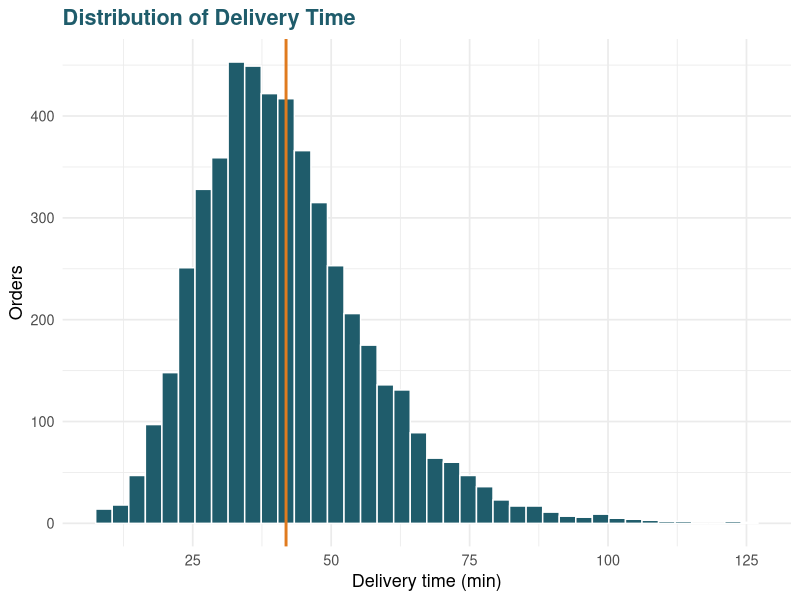
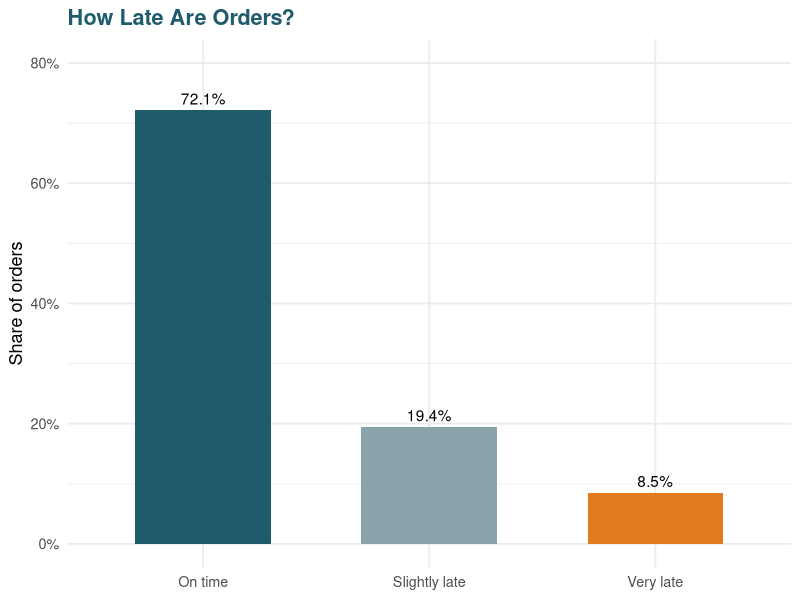
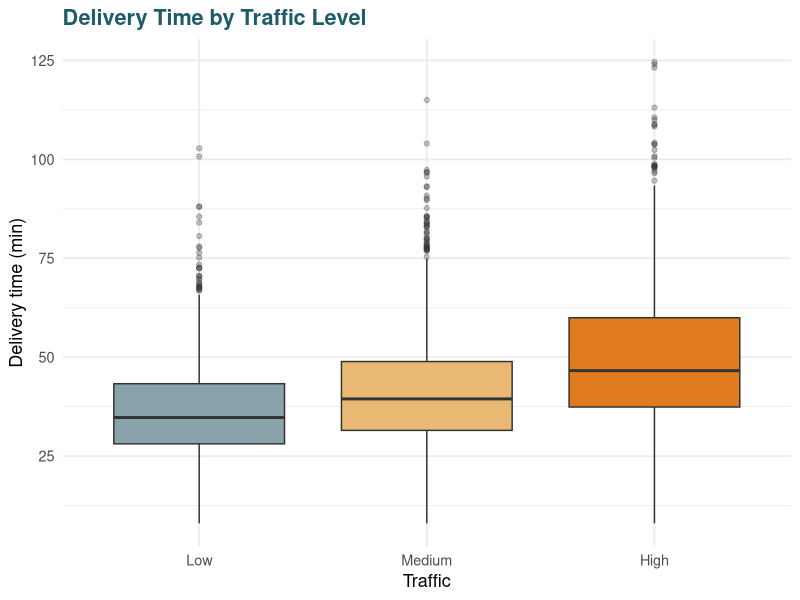
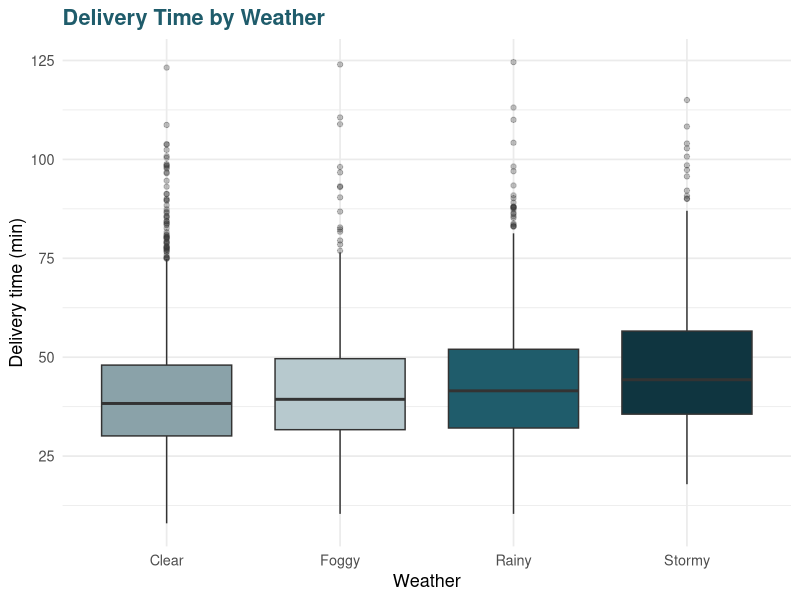
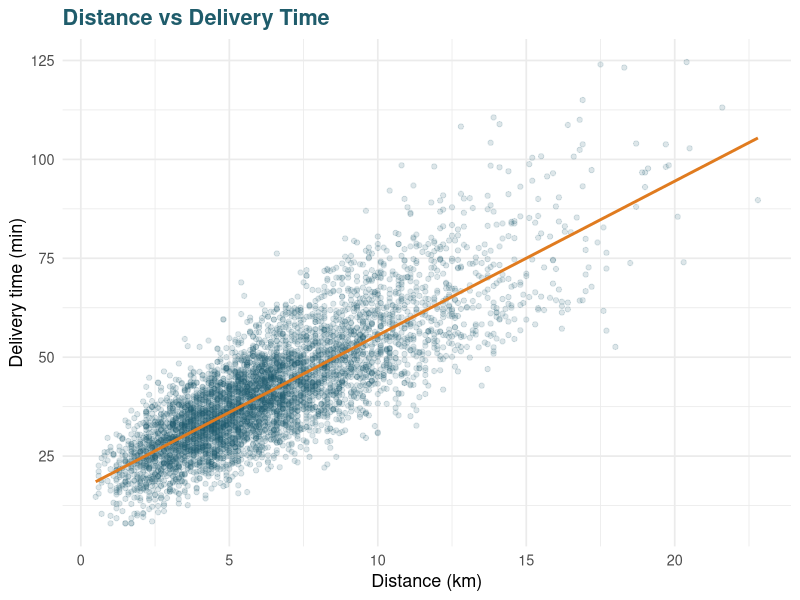
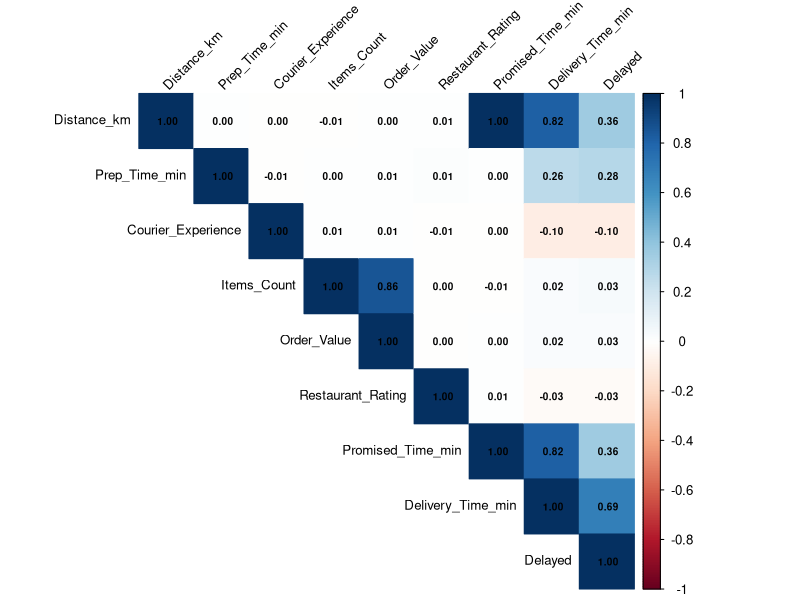
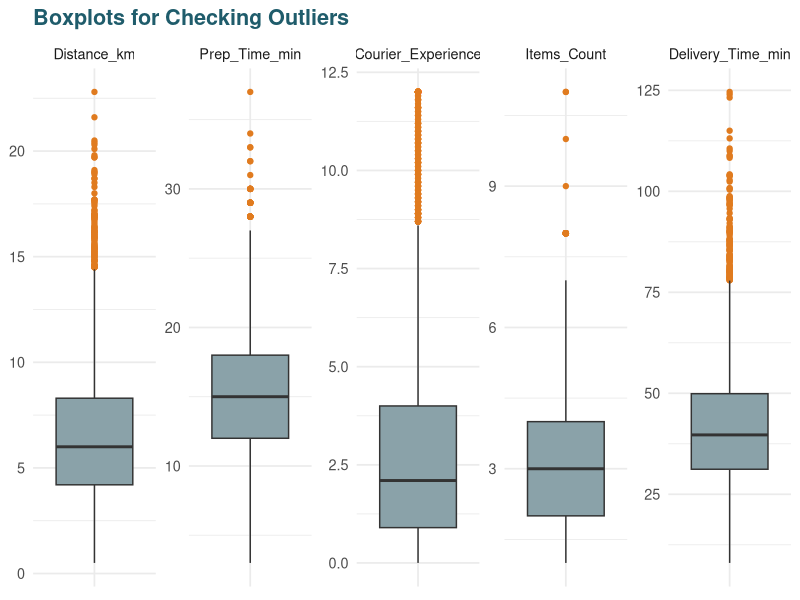
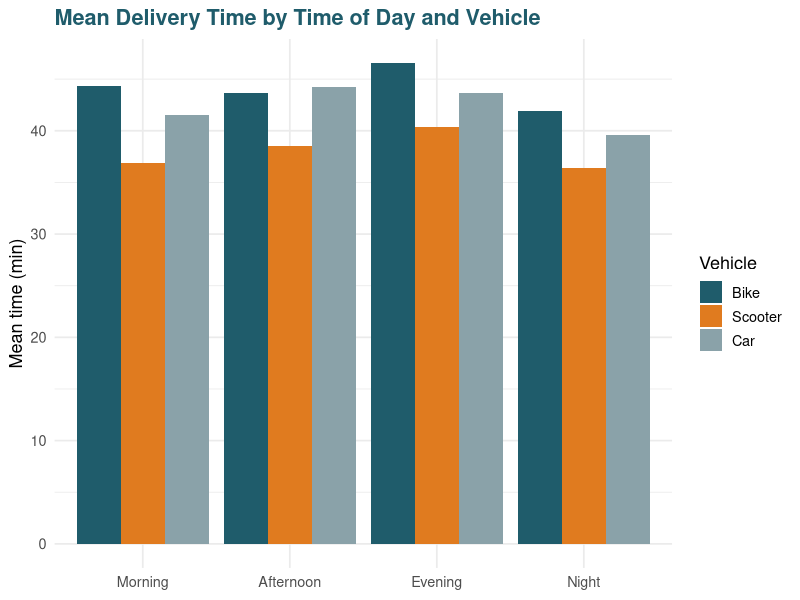

Recreate these plots in R, in order.
# ==============================================================================
# 02_food_delivery_analysis.R
# Food Delivery Time Analysis and Delay Prediction Using R
# Author : Pandiyamoorthy S  |  Course: 23CAP317 - R Programming (MCA, II/III/A)
#
# Run order:  Rscript 01_generate_dataset.R   ->   Rscript 02_food_delivery_analysis.R
# Outputs  :  plots/*.png , results/*.csv , results/*.rds
#
# Stages
#   1  Data structures & dataset overview          (Q1)
#   2  Control structures, functions, lists, data frames   (Q2)
#   3  Data cleaning & visualisation
#   4  Statistical problems / hypothesis tests     (Q3)
#   5  Data splitting
#   6  Regression models: LM, multiple LM, decision tree, random forest, logistic (Q4)
#   7  Model comparison, prediction on new orders  (Q5)
# ==============================================================================

suppressPackageStartupMessages({
  library(ggplot2); library(dplyr); library(corrplot)
  library(caret);   library(ranger); library(rpart); library(reshape2)
})
set.seed(2026)
dir.create("plots",   showWarnings = FALSE)
dir.create("results", showWarnings = FALSE)

# Project colour palette (used in every plot)
col_teal <- "#1F5C6B"; col_orange <- "#E07B1F"; col_grey <- "#8AA2A9"
theme_set(theme_minimal(base_size = 13) +
          theme(plot.title = element_text(face = "bold", colour = col_teal)))
save_plot <- function(p, name, w = 7, h = 4.5)
  ggsave(file.path("plots", name), p, width = w, height = h, dpi = 150, bg = "white")

section <- function(txt) cat("\n### ", txt, "\n", sep = "")

# ==============================================================================
# STAGE 1 : DATA STRUCTURES AND DATASET OVERVIEW  (Q1)
# ==============================================================================
section("STAGE1_DATA_STRUCTURES")
# The five core R data structures, each shown with a food-delivery example
vec  <- c(Bike = 3.0, Scooter = 2.4, Car = 2.8)                      # atomic vector
mat  <- matrix(c(1.00, 1.25, 1.60, 1.00, 1.15, 1.35), nrow = 3,
               dimnames = list(c("Low", "Medium", "High"), c("Clear", "Rainy")))  # matrix
arr  <- array(1:24, dim = c(3, 4, 2))                                # array
fac  <- factor(c("Low", "High", "Medium", "Low"),
               levels = c("Low", "Medium", "High"), ordered = TRUE)  # (ordered) factor
lst  <- list(restaurant = "Spice Hub", rating = 4.3, items = c("Biryani", "Raita"))  # list
cat("Vector  (minutes per km by vehicle):\n");  print(vec)
cat("\nMatrix  (traffic x weather multiplier):\n"); print(mat)
cat("\nArray dimensions:", dim(arr), "\n")
cat("\nOrdered factor:\n"); print(fac)
cat("\nList structure:\n"); str(lst)

section("STAGE1_LOAD_DATASET")
food_raw <- read.csv("food_delivery_raw.csv", na.strings = c("", "NA"),
                     stringsAsFactors = FALSE)       # data frame
print(head(food_raw))
cat("\nDimensions:", dim(food_raw), "\n")
cat("\nColumn names:\n"); print(names(food_raw))
cat("\n"); str(food_raw)
cat("\n"); print(summary(food_raw))

# ==============================================================================
# STAGE 2 : CONTROL STRUCTURES, FUNCTIONS, LISTS, DATA FRAMES  (Q2)
# ==============================================================================
section("STAGE2_CONTROL_STRUCTURES")

# ---- user-defined functions --------------------------------------------------
rmse <- function(actual, predicted) sqrt(mean((actual - predicted)^2))
mae  <- function(actual, predicted) mean(abs(actual - predicted))
r2   <- function(actual, predicted) 1 - sum((actual - predicted)^2) /
                                         sum((actual - mean(actual))^2)
get_mode <- function(x) { x <- x[!is.na(x)]; names(sort(table(x), decreasing = TRUE))[1] }

# function with if / else if / else  -> delay category from minutes late
delay_category <- function(minutes_late) {
  if (is.na(minutes_late))      "Unknown"
  else if (minutes_late <= 0)   "On time"
  else if (minutes_late <= 10)  "Slightly late"
  else                          "Very late"
}

# ---- for loop + switch: summarise each vehicle type --------------------------
valid <- food_raw[food_raw$Delivery_Time_min > 0 & food_raw$Delivery_Time_min < 150, ]
for (v in c("Bike", "Scooter", "Car")) {
  note <- switch(v,
                 Bike    = "cheap, slower, affected most by traffic",
                 Scooter = "fastest in city traffic",
                 Car     = "good for bad weather, slow to park")
  cat(sprintf("%-8s mean delivery = %5.1f min | %s\n", v,
              mean(valid$Delivery_Time_min[valid$Vehicle == v]), note))
}

# ---- while loop: how many extra km before the average delivery passes 60 min? -
dist <- mean(valid$Distance_km); est <- mean(valid$Delivery_Time_min)
while (est < 60) { dist <- dist + 0.5; est <- est + 0.5 * 2.6 * 1.25 }
cat(sprintf("\nwhile-loop estimate: average order would need ~%.1f km to take 60 min\n", dist))

# ---- repeat loop with break: simulate courier shifts until 30 delays ---------
delays <- 0; orders_checked <- 0
repeat {
  orders_checked <- orders_checked + 1
  delays <- delays + valid$Delayed[orders_checked]
  if (delays >= 30) break
}
cat("repeat-loop: needed", orders_checked, "orders to see 30 delays\n")

# ---- apply family ------------------------------------------------------------
num_cols <- c("Distance_km", "Prep_Time_min", "Courier_Experience",
              "Items_Count", "Order_Value", "Restaurant_Rating", "Delivery_Time_min")
cat("\nsapply  - column means:\n");  print(round(sapply(valid[num_cols], mean, na.rm = TRUE), 2))
cat("\nlapply  - first two column ranges:\n"); print(lapply(valid[num_cols[1:2]], range))
cat("\ntapply  - mean delivery time by traffic:\n"); print(round(tapply(valid$Delivery_Time_min, valid$Traffic, mean), 2))
cat("\nsapply + user function - delay category counts for the first 200 orders:\n")
print(table(sapply(valid$Delivery_Time_min[1:200] - valid$Promised_Time_min[1:200], delay_category)))

# ---- list: a "model report card" that holds mixed objects --------------------
report_card <- list(
  project   = "Food Delivery Time Analysis",
  n_orders  = nrow(valid),
  vehicles  = unique(valid$Vehicle),
  averages  = sapply(valid[c("Distance_km", "Delivery_Time_min")], mean),
  func_used = c("rmse", "mae", "r2", "get_mode", "delay_category")
)
cat("\nList of mixed objects:\n"); str(report_card)

# ---- data-frame operations (dplyr) -------------------------------------------
cat("\nData-frame manipulation - top 5 slowest weather/traffic combinations:\n")
combo <- valid %>% filter(!is.na(Weather)) %>%
  group_by(Weather, Traffic) %>%
  summarise(orders = n(), mean_time = round(mean(Delivery_Time_min), 1),
            delay_rate = round(mean(Delayed), 3), .groups = "drop") %>%
  arrange(desc(mean_time)) %>% head(5)
print(as.data.frame(combo))

# ==============================================================================
# STAGE 3 : DATA CLEANING AND VISUALISATION
# ==============================================================================
section("STAGE3_CLEANING")
food <- food_raw
cat("Missing values per column:\n"); print(colSums(is.na(food)))
cat("\nDuplicate rows:", sum(duplicated(food)), "\n")
food <- food[!duplicated(food), ]
cat("Rows after removing duplicates:", nrow(food), "\n")

# validity rule: delivery between 5 and 150 minutes, distance <= 40 km
invalid <- food$Delivery_Time_min < 5 | food$Delivery_Time_min > 150 | food$Distance_km > 40
cat("Rows with impossible delivery time / distance:", sum(invalid), "\n")
food <- food[!invalid, ]

# impute: median for numeric, mode for categorical
food$Courier_Experience[is.na(food$Courier_Experience)] <- median(food$Courier_Experience, na.rm = TRUE)
food$Restaurant_Rating[is.na(food$Restaurant_Rating)]   <- median(food$Restaurant_Rating,   na.rm = TRUE)
food$Weather[is.na(food$Weather)]                       <- get_mode(food$Weather)
cat("Missing values left:", sum(is.na(food)), "\n")

# convert categoricals to factors, create features
food$Traffic     <- factor(food$Traffic,     levels = c("Low", "Medium", "High"))
food$Weather     <- factor(food$Weather,     levels = c("Clear", "Foggy", "Rainy", "Stormy"))
food$Time_of_Day <- factor(food$Time_of_Day, levels = c("Morning", "Afternoon", "Evening", "Night"))
food$Vehicle     <- factor(food$Vehicle,     levels = c("Bike", "Scooter", "Car"))
food$Is_Peak     <- factor(ifelse(food$Time_of_Day %in% c("Afternoon", "Evening"), "Peak", "Off-peak"))
food$Minutes_Late <- food$Delivery_Time_min - food$Promised_Time_min
food$Delay_Category <- factor(sapply(food$Minutes_Late, delay_category),
                              levels = c("On time", "Slightly late", "Very late"))
cat("\nClean dataset:", nrow(food), "rows x", ncol(food), "columns\n")
cat("\nDelay category counts:\n"); print(table(food$Delay_Category))
cat("\nDelayed share:", round(mean(food$Delayed), 3), "\n")
write.csv(food, "food_delivery_clean.csv", row.names = FALSE)

section("STAGE3_VISUALISATION")
# 1 distribution of target
p1 <- ggplot(food, aes(Delivery_Time_min)) +
  geom_histogram(bins = 40, fill = col_teal, colour = "white") +
  geom_vline(xintercept = mean(food$Delivery_Time_min), colour = col_orange, linewidth = 1) +
  labs(title = "Distribution of Delivery Time", x = "Delivery time (min)", y = "Orders")
save_plot(p1, "01_delivery_time_hist.png")

# 2 delay share
p2 <- food %>% count(Delay_Category) %>% mutate(pct = n / sum(n)) %>%
  ggplot(aes(Delay_Category, pct, fill = Delay_Category)) +
  geom_col(width = 0.6, show.legend = FALSE) +
  geom_text(aes(label = scales::percent(pct, accuracy = 0.1)), vjust = -0.5) +
  scale_fill_manual(values = c(col_teal, col_grey, col_orange)) +
  scale_y_continuous(labels = scales::percent, limits = c(0, 0.8)) +
  labs(title = "How Late Are Orders?", x = NULL, y = "Share of orders")
save_plot(p2, "02_delay_categories.png")

# 3 traffic boxplot
p3 <- ggplot(food, aes(Traffic, Delivery_Time_min, fill = Traffic)) +
  geom_boxplot(show.legend = FALSE, outlier.alpha = 0.3) +
  scale_fill_manual(values = c(col_grey, "#E9B872", col_orange)) +
  labs(title = "Delivery Time by Traffic Level", y = "Delivery time (min)")
save_plot(p3, "03_time_by_traffic.png")

# 4 weather boxplot
p4 <- ggplot(food, aes(Weather, Delivery_Time_min, fill = Weather)) +
  geom_boxplot(show.legend = FALSE, outlier.alpha = 0.3) +
  scale_fill_manual(values = c(col_grey, "#B7C9CE", col_teal, "#0F3540")) +
  labs(title = "Delivery Time by Weather", y = "Delivery time (min)")
save_plot(p4, "04_time_by_weather.png")

# 5 distance scatter
p5 <- ggplot(food, aes(Distance_km, Delivery_Time_min)) +
  geom_point(alpha = 0.15, colour = col_teal) +
  geom_smooth(method = "lm", colour = col_orange, se = FALSE) +
  labs(title = "Distance vs Delivery Time", x = "Distance (km)", y = "Delivery time (min)")
save_plot(p5, "05_distance_scatter.png")

# 6 correlation matrix
num_vars <- food[, sapply(food, is.numeric) & !names(food) %in% c("Minutes_Late")]
cor_mat  <- cor(num_vars, use = "pairwise.complete.obs")
png("plots/06_correlation_matrix.png", width = 1100, height = 1000, res = 130, bg = "white")
corrplot(cor_mat, method = "color", type = "upper", tl.cex = 0.8, tl.col = "black",
         addCoef.col = "black", number.cex = 0.6, tl.srt = 45)
dev.off()
cat("Correlation of every numeric variable with Delivery_Time_min:\n")
print(round(sort(cor_mat[, "Delivery_Time_min"], decreasing = TRUE), 3))

# 7 outlier boxplots
long <- melt(food[, c("Distance_km", "Prep_Time_min", "Courier_Experience",
                      "Items_Count", "Delivery_Time_min")], id.vars = NULL)
p7 <- ggplot(long, aes(variable, value)) + geom_boxplot(fill = col_grey, outlier.colour = col_orange) +
  facet_wrap(~variable, scales = "free", nrow = 1) +
  labs(title = "Boxplots for Checking Outliers", x = NULL, y = NULL) +
  theme(axis.text.x = element_blank())
save_plot(p7, "07_outlier_boxplots.png", w = 9, h = 4)

# 8 time of day x vehicle
p8 <- food %>% group_by(Time_of_Day, Vehicle) %>% summarise(m = mean(Delivery_Time_min), .groups = "drop") %>%
  ggplot(aes(Time_of_Day, m, fill = Vehicle)) + geom_col(position = "dodge") +
  scale_fill_manual(values = c(col_teal, col_orange, col_grey)) +
  labs(title = "Mean Delivery Time by Time of Day and Vehicle", x = NULL, y = "Mean time (min)")
save_plot(p8, "08_time_of_day_vehicle.png")

# 9 delay rate by traffic & weather heat-map
p9 <- food %>% group_by(Traffic, Weather) %>% summarise(rate = mean(Delayed), .groups = "drop") %>%
  ggplot(aes(Weather, Traffic, fill = rate)) + geom_tile(colour = "white") +
  geom_text(aes(label = scales::percent(rate, accuracy = 1)), colour = "white", fontface = "bold") +
  scale_fill_gradient(low = col_grey, high = col_orange, labels = scales::percent) +
  labs(title = "Delay Rate by Traffic and Weather", fill = "Delay rate")
save_plot(p9, "09_delay_heatmap.png")

# ==============================================================================
# STAGE 4 : STATISTICAL PROBLEMS  (Q3)
# ==============================================================================
section("STAGE4_STATISTICS")
cat("--- 4.1 Descriptive statistics & skewness of Delivery_Time_min ---\n")
x <- food$Delivery_Time_min
skew <- mean((x - mean(x))^3) / sd(x)^3
cat(sprintf("n=%d mean=%.2f median=%.2f sd=%.2f skewness=%.3f\n", length(x), mean(x), median(x), sd(x), skew))
ci <- t.test(x)$conf.int
cat(sprintf("95%% CI for mean delivery time: [%.2f, %.2f]\n", ci[1], ci[2]))

cat("\n--- 4.2 Normality test (Shapiro-Wilk on random sample of 4000) ---\n")
print(shapiro.test(sample(x, 4000)))

cat("\n--- 4.3 Pearson correlation test: Distance vs Delivery time ---\n")
print(cor.test(food$Distance_km, food$Delivery_Time_min))

cat("\n--- 4.4 Two-sample t-test: Clear vs Rainy weather (Welch) ---\n")
print(t.test(Delivery_Time_min ~ Weather, data = droplevels(subset(food, Weather %in% c("Clear", "Rainy")))))

cat("\n--- 4.5 One-way ANOVA: Delivery time ~ Traffic ---\n")
aov_fit <- aov(Delivery_Time_min ~ Traffic, data = food)
print(summary(aov_fit))
cat("\nTukey HSD post-hoc:\n"); print(TukeyHSD(aov_fit))

cat("\n--- 4.6 Kruskal-Wallis (non-parametric): Delivery time ~ Vehicle ---\n")
print(kruskal.test(Delivery_Time_min ~ Vehicle, data = food))

cat("\n--- 4.7 Chi-square test of independence: Traffic vs Delayed ---\n")
tab <- table(food$Traffic, food$Delayed)
print(tab); print(chisq.test(tab))

cat("\n--- 4.8 Multicollinearity (VIF from auxiliary regressions) ---\n")
preds <- c("Distance_km", "Prep_Time_min", "Courier_Experience", "Items_Count", "Order_Value", "Restaurant_Rating")
vif <- sapply(preds, function(v) {
  f <- as.formula(paste(v, "~", paste(setdiff(preds, v), collapse = "+")))
  1 / (1 - summary(lm(f, data = food))$r.squared)
})
print(round(vif, 3))
cat("(VIF > 5 would signal a multicollinearity problem)\n")

# ==============================================================================
# STAGE 5 : DATA SPLITTING
# ==============================================================================
section("STAGE5_SPLIT")
features <- c("Distance_km", "Prep_Time_min", "Courier_Experience", "Items_Count",
              "Order_Value", "Restaurant_Rating", "Traffic", "Weather", "Time_of_Day", "Vehicle")
model_df <- food[, c(features, "Delivery_Time_min", "Delayed")]
idx   <- createDataPartition(model_df$Delivery_Time_min, p = 0.8, list = FALSE)
train <- model_df[idx, ];  test <- model_df[-idx, ]
cat("Train rows:", nrow(train), "| Test rows:", nrow(test), "\n")
cat("Delayed share  train:", round(mean(train$Delayed), 3), " test:", round(mean(test$Delayed), 3), "\n")

# regression data (no Delayed) and classification data (no Delivery_Time = no leakage)
tr_reg <- train[, c(features, "Delivery_Time_min")];  te_reg <- test[, c(features, "Delivery_Time_min")]
tr_cl  <- train[, c(features, "Delayed")];            te_cl  <- test[, c(features, "Delayed")]

# ==============================================================================
# STAGE 6 : REGRESSION AND CLASSIFICATION MODELS  (Q4)
# ==============================================================================
metrics <- data.frame()
add_metric <- function(model, type, actual, pred)
  data.frame(Model = model, Type = type, RMSE = rmse(actual, pred),
             MAE = mae(actual, pred), R2 = r2(actual, pred))

section("STAGE6_LM_SIMPLE")
m_simple <- lm(Delivery_Time_min ~ Distance_km, data = tr_reg)
print(summary(m_simple))
p_simple <- predict(m_simple, te_reg)
metrics  <- rbind(metrics, add_metric("Simple Linear (Distance)", "Regression", te_reg$Delivery_Time_min, p_simple))

section("STAGE6_LM_MULTIPLE")
m_multi <- lm(Delivery_Time_min ~ ., data = tr_reg)
print(summary(m_multi))
p_multi <- predict(m_multi, te_reg)
metrics <- rbind(metrics, add_metric("Multiple Linear", "Regression", te_reg$Delivery_Time_min, p_multi))
cat("\nAIC multiple LM:", round(AIC(m_multi), 1), " | AIC simple LM:", round(AIC(m_simple), 1), "\n")

section("STAGE6_LM_INTERACTION")
m_int <- lm(Delivery_Time_min ~ . + Distance_km:Traffic + Distance_km:Weather + Distance_km:Vehicle,
            data = tr_reg)
cat("Adjusted R2 (interaction model):", round(summary(m_int)$adj.r.squared, 4), "\n")
cat("ANOVA: does the interaction model beat the multiple model?\n"); print(anova(m_multi, m_int))
p_int   <- predict(m_int, te_reg)
metrics <- rbind(metrics, add_metric("Linear + Interactions", "Regression", te_reg$Delivery_Time_min, p_int))

section("STAGE6_5FOLD_CV")
ctrl <- trainControl(method = "cv", number = 5)
cv_lm <- train(Delivery_Time_min ~ ., data = tr_reg, method = "lm", trControl = ctrl)
cat("5-fold CV (multiple LM):  RMSE =", round(cv_lm$results$RMSE, 3), " R2 =", round(cv_lm$results$Rsquared, 4), "\n")

section("STAGE6_TREE")
m_tree <- rpart(Delivery_Time_min ~ ., data = tr_reg, control = rpart.control(cp = 0.002, maxdepth = 6))
p_tree <- predict(m_tree, te_reg)
metrics <- rbind(metrics, add_metric("Decision Tree", "Regression", te_reg$Delivery_Time_min, p_tree))
cat("Decision tree used", sum(m_tree$frame$var == "<leaf>"), "leaf nodes\n")

section("STAGE6_RF")
m_rf <- ranger(Delivery_Time_min ~ ., data = tr_reg, num.trees = 300,
               importance = "impurity", seed = 2026)
p_rf <- predict(m_rf, te_reg)$predictions
metrics <- rbind(metrics, add_metric("Random Forest", "Regression", te_reg$Delivery_Time_min, p_rf))
cat("Random forest OOB R2:", round(m_rf$r.squared, 4), "\n")
imp <- sort(m_rf$variable.importance, decreasing = TRUE)
cat("\nVariable importance (impurity):\n"); print(round(imp, 0))

section("STAGE6_LOGISTIC")
m_glm <- glm(Delayed ~ ., data = tr_cl, family = binomial)
print(summary(m_glm))
cat("\nOdds ratios:\n"); print(round(exp(coef(m_glm)), 3))
glm_prob <- predict(m_glm, te_cl, type = "response")
glm_cls  <- ifelse(glm_prob > 0.5, 1, 0)
conf <- confusionMatrix(factor(glm_cls, levels = c(0, 1)), factor(te_cl$Delayed, levels = c(0, 1)), positive = "1")
print(conf)

auc <- function(y, p) { r <- rank(p); n1 <- sum(y == 1); n0 <- sum(y == 0)
                        (sum(r[y == 1]) - n1 * (n1 + 1) / 2) / (n1 * n0) }
glm_auc <- auc(te_cl$Delayed, glm_prob)
cat("\nLogistic regression AUC:", round(glm_auc, 4), "\n")

# random-forest classifier for comparison
m_rfc <- ranger(factor(Delayed) ~ ., data = tr_cl, num.trees = 300, probability = TRUE, seed = 2026)
rfc_prob <- predict(m_rfc, te_cl)$predictions[, "1"]
rfc_cls  <- ifelse(rfc_prob > 0.5, 1, 0)
conf_rf  <- confusionMatrix(factor(rfc_cls, levels = c(0, 1)), factor(te_cl$Delayed, levels = c(0, 1)), positive = "1")
rfc_auc  <- auc(te_cl$Delayed, rfc_prob)
cat("Random-forest classifier  accuracy:", round(conf_rf$overall["Accuracy"], 4), " AUC:", round(rfc_auc, 4), "\n")

cls_metrics <- data.frame(
  Model = c("Logistic Regression", "Random Forest Classifier"),
  Accuracy    = c(conf$overall["Accuracy"], conf_rf$overall["Accuracy"]),
  Sensitivity = c(conf$byClass["Sensitivity"], conf_rf$byClass["Sensitivity"]),
  Specificity = c(conf$byClass["Specificity"], conf_rf$byClass["Specificity"]),
  Precision   = c(conf$byClass["Pos Pred Value"], conf_rf$byClass["Pos Pred Value"]),
  AUC         = c(glm_auc, rfc_auc))

# ==============================================================================
# STAGE 7 : COMPARISON, PLOTS AND PREDICTION  (Q5)
# ==============================================================================
section("STAGE7_COMPARISON")
metrics[, c("RMSE", "MAE", "R2")] <- round(metrics[, c("RMSE", "MAE", "R2")], 4)
cls_metrics[, -1] <- round(cls_metrics[, -1], 4)
cat("Regression models (target: Delivery_Time_min)\n"); print(metrics, row.names = FALSE)
cat("\nClassification models (target: Delayed)\n");       print(cls_metrics, row.names = FALSE)
write.csv(metrics,     "results/regression_metrics.csv",     row.names = FALSE)
write.csv(cls_metrics, "results/classification_metrics.csv", row.names = FALSE)
write.csv(as.data.frame(conf$table), "results/confusion_matrix_logistic.csv", row.names = FALSE)
write.csv(data.frame(Feature = names(imp), Importance = as.numeric(imp)),
          "results/rf_variable_importance.csv", row.names = FALSE)
write.csv(data.frame(Variable = names(coef(m_multi)), Coefficient = round(coef(m_multi), 4)),
          "results/multiple_lm_coefficients.csv", row.names = FALSE)

pred_plot <- function(actual, pred, title, fname) {
  d <- data.frame(Observed = actual, Predicted = pred)
  p <- ggplot(d, aes(Observed, Predicted)) + geom_point(alpha = 0.25, colour = col_teal) +
    geom_abline(colour = col_orange, linewidth = 1) + labs(title = title, x = "Observed (min)", y = "Predicted (min)")
  save_plot(p, fname, w = 6, h = 5)
}
pred_plot(te_reg$Delivery_Time_min, p_multi, "Multiple Linear: Predicted vs Actual", "10_lm_pred_vs_actual.png")
pred_plot(te_reg$Delivery_Time_min, p_rf,    "Random Forest: Predicted vs Actual",   "11_rf_pred_vs_actual.png")

res <- data.frame(Fitted = fitted(m_multi), Residual = resid(m_multi))
save_plot(ggplot(res, aes(Fitted, Residual)) + geom_point(alpha = 0.2, colour = col_teal) +
            geom_hline(yintercept = 0, colour = col_orange) +
            labs(title = "Residuals vs Fitted (Multiple Linear)", x = "Fitted (min)"),
          "12_lm_residuals.png")

imp_df <- data.frame(Feature = names(imp), Importance = imp)
save_plot(ggplot(imp_df, aes(reorder(Feature, Importance), Importance)) + geom_col(fill = col_teal) +
            coord_flip() + labs(title = "Random Forest Variable Importance", x = NULL),
          "13_rf_importance.png")

# ROC curve
roc_points <- function(y, p) { th <- sort(unique(c(0, p, 1)), decreasing = TRUE)
  data.frame(FPR = sapply(th, function(t) mean(p[y == 0] >= t)),
             TPR = sapply(th, function(t) mean(p[y == 1] >= t))) }
roc_df <- rbind(cbind(roc_points(te_cl$Delayed, glm_prob), Model = "Logistic"),
                cbind(roc_points(te_cl$Delayed, rfc_prob), Model = "Random Forest"))
save_plot(ggplot(roc_df, aes(FPR, TPR, colour = Model)) + geom_line(linewidth = 1) +
            geom_abline(linetype = "dashed", colour = "grey50") +
            scale_colour_manual(values = c(col_teal, col_orange)) +
            labs(title = sprintf("ROC Curves (AUC: logistic %.3f, RF %.3f)", glm_auc, rfc_auc),
                 x = "False positive rate", y = "True positive rate"),
          "14_roc_curves.png", w = 6.5, h = 5)

# confusion matrix heat-map
cm_df <- as.data.frame(conf$table)
save_plot(ggplot(cm_df, aes(Reference, Prediction, fill = Freq)) + geom_tile(colour = "white") +
            geom_text(aes(label = Freq), colour = "white", size = 6, fontface = "bold") +
            scale_fill_gradient(low = col_grey, high = col_teal, guide = "none") +
            scale_x_discrete(labels = c("On time", "Delayed")) + scale_y_discrete(labels = c("On time", "Delayed")) +
            labs(title = "Confusion Matrix - Logistic Regression", x = "Actual", y = "Predicted"),
          "15_confusion_matrix.png", w = 5.5, h = 4.5)

# model comparison
cmp <- metrics
save_plot(ggplot(cmp, aes(reorder(Model, -RMSE), RMSE, fill = Model)) + geom_col(show.legend = FALSE, width = 0.6) +
            geom_text(aes(label = round(RMSE, 2)), vjust = -0.4) +
            scale_fill_manual(values = c(col_grey, "#4C8896", col_teal, col_orange, "#0F3540")) +
            labs(title = "Test RMSE by Model (lower is better)", x = NULL, y = "RMSE (min)") +
            theme(axis.text.x = element_text(angle = 15, hjust = 1)),
          "16_model_comparison.png", w = 7.5, h = 4.8)

# ---- prediction on NEW orders ------------------------------------------------
section("STAGE7_PREDICTION")
new_orders <- data.frame(
  Scenario           = c("Short trip, clear, low traffic", "Evening rush, rain", "Long trip, storm, night",
                         "Medium trip, light rain, scooter", "Heavy order, high traffic"),
  Distance_km        = c(2.0, 6.5, 12.0, 7.5, 8.0),
  Prep_Time_min      = c(10, 18, 20, 15, 25),
  Courier_Experience = c(4, 1, 0.5, 3, 2),
  Items_Count        = c(1, 3, 2, 2, 6),
  Order_Value        = c(250, 640, 420, 380, 1500),
  Restaurant_Rating  = c(4.5, 3.8, 4.0, 4.6, 3.5),
  Traffic            = c("Low", "High", "High", "Medium", "High"),
  Weather            = c("Clear", "Rainy", "Stormy", "Rainy", "Foggy"),
  Time_of_Day        = c("Afternoon", "Evening", "Night", "Afternoon", "Evening"),
  Vehicle            = c("Scooter", "Bike", "Car", "Scooter", "Bike"),
  stringsAsFactors = FALSE)
for (f in c("Traffic", "Weather", "Time_of_Day", "Vehicle"))
  new_orders[[f]] <- factor(new_orders[[f]], levels = levels(train[[f]]))

best_reg <- m_int                        # lowest test RMSE (see Stage 7 comparison)
new_orders$Predicted_Time_min  <- round(predict(best_reg, new_orders), 1)
new_orders$RF_Time_min         <- round(predict(m_rf, new_orders)$predictions, 1)
new_orders$Promised_Time_min   <- round(30 + 2.5 * new_orders$Distance_km)
new_orders$Delay_Probability   <- round(predict(m_glm, new_orders, type = "response"), 3)
new_orders$Delay_Prediction    <- ifelse(new_orders$Delay_Probability > 0.5, "DELAYED", "On time")
print(new_orders[, c("Scenario", "Predicted_Time_min", "RF_Time_min", "Promised_Time_min",
                     "Delay_Probability", "Delay_Prediction")], row.names = FALSE)
write.csv(new_orders, "results/new_order_predictions.csv", row.names = FALSE)

saveRDS(m_multi, "results/model_multiple_lm.rds"); saveRDS(m_int, "results/model_linear_interaction.rds")
saveRDS(m_rf,    "results/model_random_forest.rds")
saveRDS(m_glm,   "results/model_logistic.rds")

section("STAGE7_CONCLUSION")
best <- metrics[which.min(metrics$RMSE), ]
cat("Best regression model on test data:", best$Model, "| RMSE", best$RMSE, "| R2", best$R2, "\n")
cat("Logistic regression AUC:", round(glm_auc, 3), "\n")
cat("\nAnalysis finished. Plots in ./plots, tables in ./results\n")
